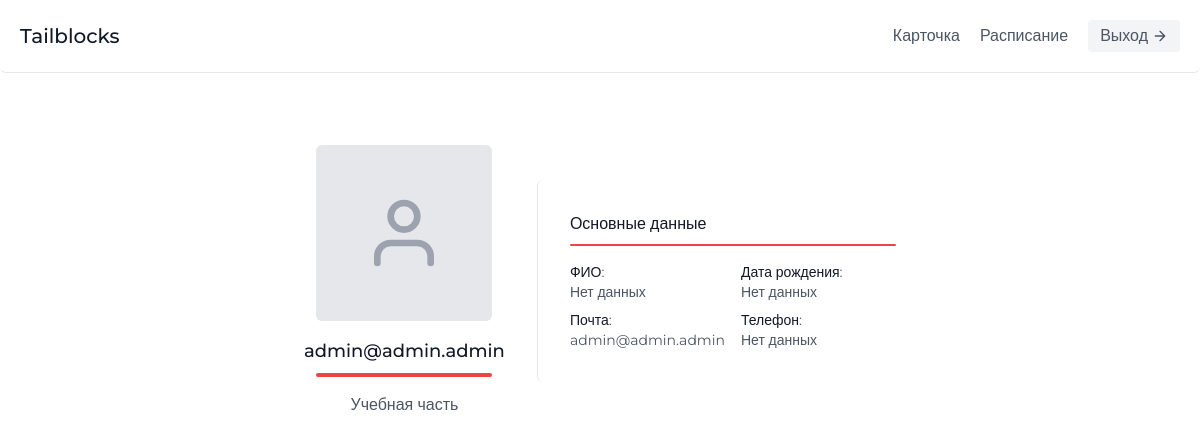
The page /profile/ (signed in) on the database its author committed.
### app/models.py (models this page shows, shortened)
class User(AbstractUser):
    patronymic = models.CharField(blank=True, null=True, max_length=255, verbose_name='Отчество')
    date_of_birthday = models.DateField(blank=True, null=True, verbose_name='Дата рождения')
    passport_series = models.IntegerField(blank=True, null=True, verbose_name='Серия')
    passport_number = models.IntegerField(blank=True, null=True, verbose_name='Номер')
    date_references = models.DateField(blank=True, null=True, verbose_name='Дата выдачи')
    by_whom = models.CharField(blank=True, null=True, max_length=255, verbose_name='Кем выдан')
    id_region = models.ForeignKey(Region, on_delete=models.CASCADE, blank=True, null=True, verbose_name='Регион')
    id_city = models.ForeignKey(City, on_delete=models.CASCADE, blank=True, null=True, verbose_name='Город')
    id_street = models.ForeignKey(Street, on_delete=models.CASCADE, blank=True, null=True, verbose_name='Улица')
    house = models.CharField(blank=True, null=True, max_length=4, verbose_name='Дом')
    apartment = models.IntegerField(blank=True, null=True, verbose_name='Квартира')
    tel = models.CharField(blank=True, null=True, max_length=12, verbose_name='Телефон')
    status = models.CharField(max_length=255, blank=True, null=True, verbose_name='Статус')
    is_cursant = models.BooleanField(default=False, blank=True, verbose_name='Курсант')
    id_post = models.ForeignKey('Post', on_delete=models.CASCADE, blank=True, null=True, verbose_name='Должность')
    is_worker = models.BooleanField(default=False, blank=True, verbose_name='Сотрудник')
    class Meta:
        verbose_name = 'пользователь'
        verbose_name_plural = 'пользователи'

class Post(models.Model):
    name = models.CharField(max_length=255, verbose_name='Название')
    class Meta:
        verbose_name = 'должность'
        verbose_name_plural = 'должности'
    def __str__(self):
        return self.name

### app/views.py (the view)
# urls.py: path('', HomeView.showPage, name='home'),
    def showPage(request):
        user = request.user
        if user.is_authenticated:
            if user.is_cursant:
                training = Training.objects.filter(id_cursant=user.id)
                if training:
                    return render(request, 'cursant/profile.html', {'user': user, 'training': training})
                else:
                    message = 'Данные об обучении не предоставлены или не существуют!'
                    return render(request, 'cursant/profile.html', {'user': user, 'message': message})
            elif user.is_worker and not user.id_post == 'Учебная часть':
                return render(request, 'worker/profile.html', {'user': user})
            elif user.is_worker and not user.id_post == 'Инструктор':
                return redirect('/control/users/')
        else:
            return redirect('/login/')

### templates/worker/profile.html (shortened to what this page needs)
{% extends '../base.html' %}
{% load static %}
{% block content %}
	{% block header%}
		{% include './includes/header.html' %}
	{% endblock header %}
	<main>
		<section class="text-gray-600 body-font">
			<div class="container mx-auto items-center justify-center h-full flex flex-col">
				<div class="flex flex-col items-center sm:flex-row mt-10">
					<div class="text-center sm:pr-8 sm:py-8">
						<div class="w-44 h-44 rounded-md inline-flex items-center justify-center bg-gray-200 text-gray-400">
							<svg fill="none" stroke="currentColor" stroke-linecap="round" stroke-linejoin="round"	stroke-width="2" class="w-20 h-20" viewBox="0 0 24 24"
							>
								<path d="M20 21v-2a4 4 0 00-4-4H8a4 4 0 00-4 4v2"></path>
								<circle cx="12" cy="7" r="4"></circle>
							</svg>
						</div>
						<div class="flex flex-col items-center text-center justify-center">
							<h2 class="font-medium title-font mt-4 text-gray-900 text-lg">{{user.username}}</h2>
							<div class="w-44 h-1 bg-red-500 rounded mt-2 mb-4"></div>
							<p class="text-base">{{ user.id_post }}</p>
						</div>
					</div>
					<div class="sm:pl-8 sm:py-8 sm:border-l border-gray-200 sm:border-t-0 border-t mt-4 pt-4 sm:mt-0 text-center sm:text-left">
						<div class="flex gap-8 justify-between h-full">
							<div>
								<p class="font-medium title-font text-gray-900 mb-2">Основные данные</p>
								<div class="w-22 h-0.5 bg-red-500 rounded mt-2 mb-4"></div>
								<ul class="text-base grid grid-cols-2 text-sm gap-x-4 gap-y-2">
									<li>
										<span class="font-medium text-gray-900">ФИО</span>:<br />
										{% if user.last_name %} {{user.last_name}} {{user.first_name}} {{user.patronymic}} {% else %} Нет данных {% endif %}
									</li>
									<li>
										<span class="font-medium text-gray-900">Дата рождения</span>:<br />
										{% if user.date_of_birthday %} {{user.date_of_birthday}} {% else %} Нет данных {% endif %}
									</li>
									<li>
										<span class="font-medium text-gray-900">Почта</span>:<br />
										{{user.email}}
									</li>
									<li>
										<span class="font-medium text-gray-900">Телефон</span>:<br />
										{% if user.tel %} {{user.tel}} {% else %} Нет данных {% endif %}
									</li>
								</ul>
							</div>
						</div>
					</div>
				</div>
			</div>
		</section>
	</main>
{% endblock content %}

### static/css/styles.css (style rules this page uses)
*, html { margin: 0; padding: 0; }

### rows shown on the page
User: username "admin@admin.admin", id_post "Учебная часть", email "admin@admin.admin"
